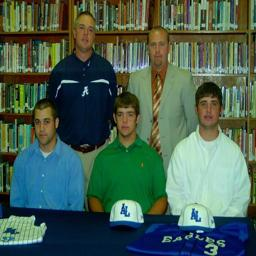
#> input picture Comp6721_Project_Dataset/Test/library-indoor/Places365_val_00001087.jpg, 256 x 256 px, given as the content of the folder Comp6721_Project/Comp6721_Project_Dataset/Test/museum-indoor, which was not available
$ python resizeImages.py
#> lines starting #> are read from the running program, lines starting #| are printed output that depends on the picture; pictures that were not available may be replaced by others from this repository, and a replacement may not be noted
import os
import numpy as np
from PIL import Image


base_path = r"C:\Users\camus\Desktop\mustafakaya\Concordia\Meng Software Engineering\Comp6721\Comp6721_Project\Comp6721_Project_Dataset\Test"
categories = ["museum-indoor", "library-indoor", "shopping_mall-indoor"]
image_size = (64, 64)

X = []
y = []

# Loop through each category
for label, category in enumerate(categories):
    folder_path = os.path.join(base_path, category)
    for img_name in os.listdir(folder_path):
        img_path = os.path.join(folder_path, img_name)
        try:
            img = Image.open(img_path).convert("RGB").resize(image_size)
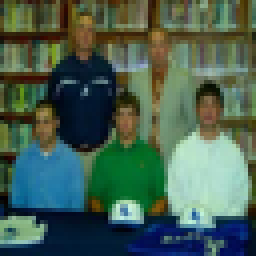
#> img: PIL image 64x64 RGB (shown 4 times larger); mean R, G, B 71.2, 96, 81.4
            img_array = np.array(img).flatten() / 255.0
#> img_array = 12288 values, max 0.949 at index 9889, min 0 at index 1760, mean 0.325
#> pass 3 of the loop `for label, category in enumerate(categories):`:
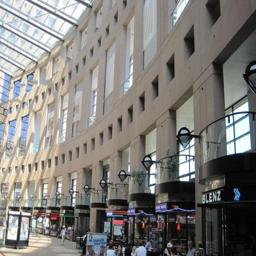
#> input picture Comp6721_Project_Dataset/Test/shopping_mall-indoor/Places365_val_00000509.jpg, 256 x 256 px, found by its file name
#> `img = Image.open(img_path).convert("RGB").resize(image_size)`:
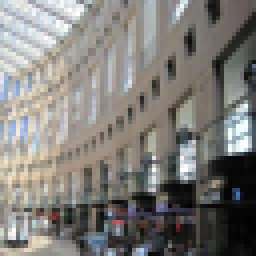
#> img: PIL image 64x64 RGB (shown 4 times larger); mean R, G, B 127.5, 125.2, 121.4
#> img_array = 12288 values, max 1 at index 436, min 0.00392 at index 9194, mean 0.489
            X.append(img_array)
            y.append(label)
        except Exception as e:
            print(f"Error loading {img_path}: {e}")

# Convert to NumPy arrays
X = np.array(X)
y = np.array(y)

# Save for later use
np.save("X_preprocessed.npy", X)
np.save("y_labels.npy", y)
print("✅ Preprocessing complete. Saved to 'X_preprocessed.npy' and 'y_labels.npy'.")
